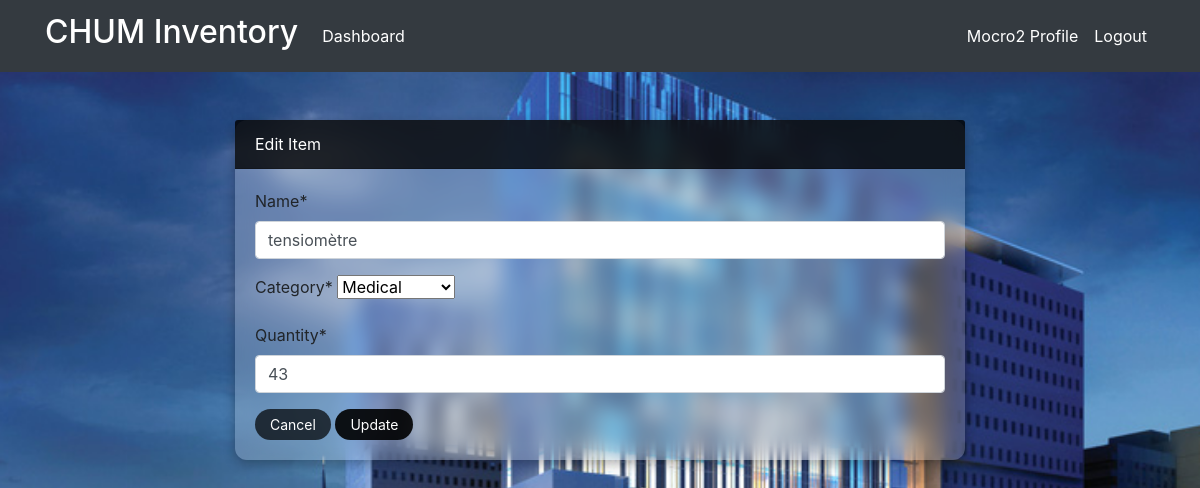
Before: /product/update/5/ (signed in) with the older database file.
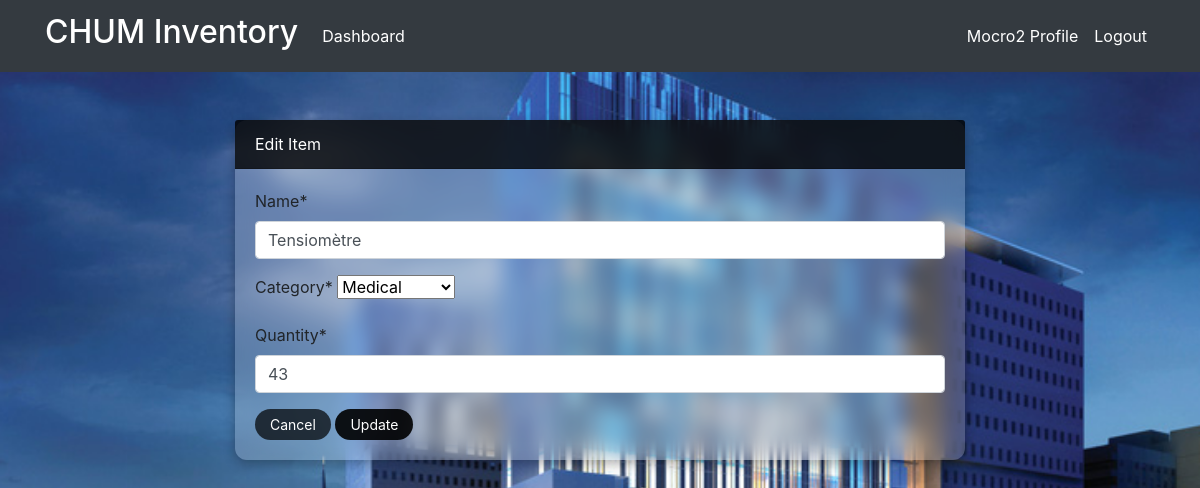
After: the same page with the newer database file.
### dashboard/models.py (models this page shows, shortened)
class Product(models.Model):
    name = models.CharField(max_length=100, null=True)
    category = models.CharField(max_length=20, choices=CATEGORY, null=True)
    quantity = models.PositiveIntegerField(null=True)
    class Meta:
        verbose_name_plural = "CHUM Inventory"

### dashboard/views.py (the view)
# urls.py: path('product/update/<int:pk>/', views.product_update, name='dashboard-product-update'),
@login_required
def product_update(request, pk):
    item = Product.objects.get(id=pk)
    if request.method == 'POST':
        form = ProductForm(request.POST, instance=item)
        if form.is_valid():
            form.save()
            return redirect('dashboard-product')
    else:
        form = ProductForm(instance=item)
    context = {
        'form': form,
    }
    return render(request, 'dashboard/products_update.html', context)

### dashboard/forms.py
class ProductForm(forms.ModelForm):
    class Meta:
        model = Product
        fields = '__all__'

### templates/dashboard/products_update.html (shortened to what this page needs)
{% extends 'partials/base.html' %}
{% load crispy_forms_tags %}
{% block content %}
<div class="container mt-5">
    <div class="row justify-content-center">
        <div class="col-lg-8">
            <div class="card">
                <div class="card-header">
                    Edit Item
                </div>
                <div class="card-body">
                    <form id="editForm" method="POST">
                        {{ form|crispy }}
                        <a class="btn btn-secondary btn-sm" href="{% url 'dashboard-product' %}">Cancel</a>
                        <button type="button" class="btn btn-info btn-sm" onclick="showConfirmationModal()">Update</button>
                    </form>
                </div>
            </div>
        </div>
    </div>
</div>
{% endblock %}

Changed rows visible on the page:
changed Product "Medical": name "tensiomètre" → "Tensiomètre"
